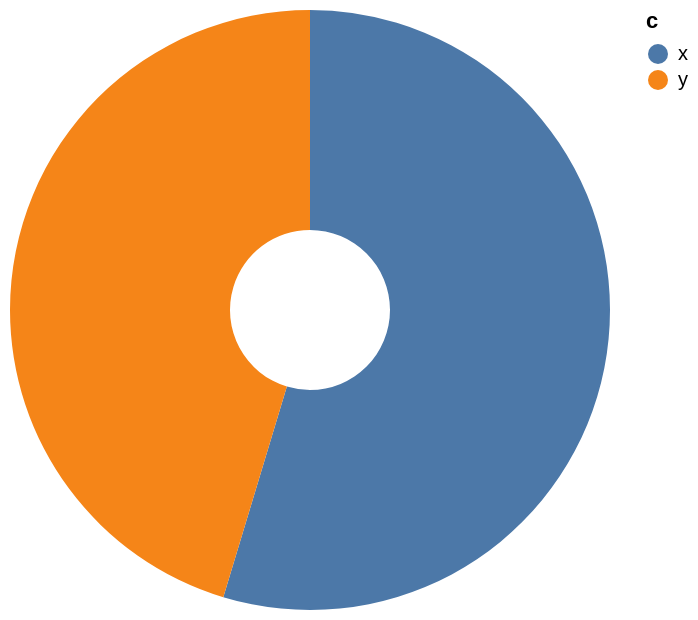

Specify this chart in Vega-Lite:
### Vega-Lite specification from a JSON file in a GitHub repository (floating-point values rounded to 4 significant figures)
{"$schema": "https://vega.github.io/schema/vega-lite/v6.4.1.json", "config": {"view": {"continuousHeight": 300, "continuousWidth": 300}}, "data": {"name": "data-aec22b5641fce54c6a1b0f41e0a05405"}, "datasets": {"data-aec22b5641fce54c6a1b0f41e0a05405": [{"a": 1, "b": 4.0, "c": "x", "t": "2026-01-01T00:00:00"}, {"a": 2, "b": 5.5, "c": "y", "t": "2026-01-02T00:00:00"}, {"a": 3, "b": 6.25, "c": "x", "t": "2026-01-03T00:00:00"}, {"a": 4, "b": 3.0, "c": "y", "t": "2026-01-04T00:00:00"}]}, "encoding": {"color": {"field": "c", "type": "nominal"}, "theta": {"aggregate": "sum", "field": "b", "type": "quantitative"}}, "mark": {"innerRadius": 40, "type": "arc"}}
